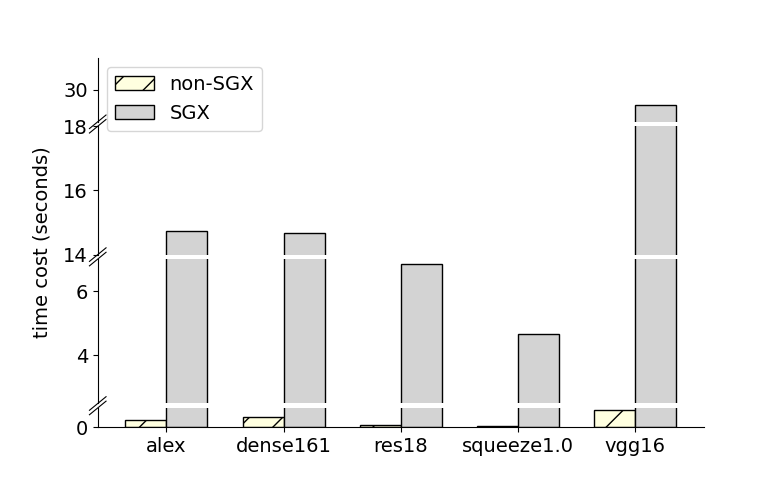

Source code (Python):
import matplotlib.pyplot as plt
import matplotlib
from brokenaxes import brokenaxes
import numpy as np
import os
import linecache

matplotlib.rcParams['font.size'] = 14

labels = ['alex', 'dense161', 'res18', 'squeeze1.0', 'vgg16']
files = ['alexnet', 'densenet161', 'resnet18', 'squeezenet1_0', 'vgg16']

# _nonsgx = [0.233, 0.318, 0.063, 0.041, 0.546]
# _sgx = [14.737, 14.682, 6.860, 4.676, 29.520]
_nonsgx = []
_sgx = []

for file in files:
    st = int(linecache.getline("../../eval_logs/%s.log.sorted" % file, 22).split('[')[3][:13])
    ed = int(linecache.getline("../../eval_logs/%s.log.sorted" % file, 23).split('[')[3][:13])
    _nonsgx.append((ed-st)/1000)
    st = int(linecache.getline("../../eval_logs/%s.log.sorted" % file, 29).split('[')[3][:13])
    ed = int(linecache.getline("../../eval_logs/%s.log.sorted" % file, 30).split('[')[3][:13])
    _sgx.append((ed-st)/1000)
print(_nonsgx, _sgx)
            
# macs = [0.72, 7.82, 1.82, 0.83, 15.5] # G
# params = [61.1, 28.68, 11.69, 1.25, 138.36] # M

x = np.arange(len(labels))  # the label locations
width = 0.35  # the width of the bars

fig = plt.figure()
bax = brokenaxes(ylims=((0, .6), (2.5, 7), (14, 18), (29, 31)), hspace=.05)

rects1 = bax.bar(x - width/2, _nonsgx, width, label='non-SGX', color='lightyellow', edgecolor='black', hatch='/')
rects2 = bax.bar(x + width/2, _sgx, width, label='SGX', color='lightgrey', edgecolor='black')
# rects3 = bax.bar(x + width/2, macs, width, label='#MACs (G)', color='lightseagreen', edgecolor='black')
# rects4 = bax.bar(x + width*3/2, params, width, label='#Params (M)', color='lightsalmon', edgecolor='black')

# Add some text for labels, title and custom x-axis tick labels, etc.
bax.set_ylabel('time cost (seconds)')
bax.set_xticks(x, labels)
bax.legend(loc=2)
# bax.grid(axis='y', which='major', ls='-')

# ax.bar_label(rects2, padding=3, rotation=45)


# ax.yaxis.grid(True)
plt.show()
